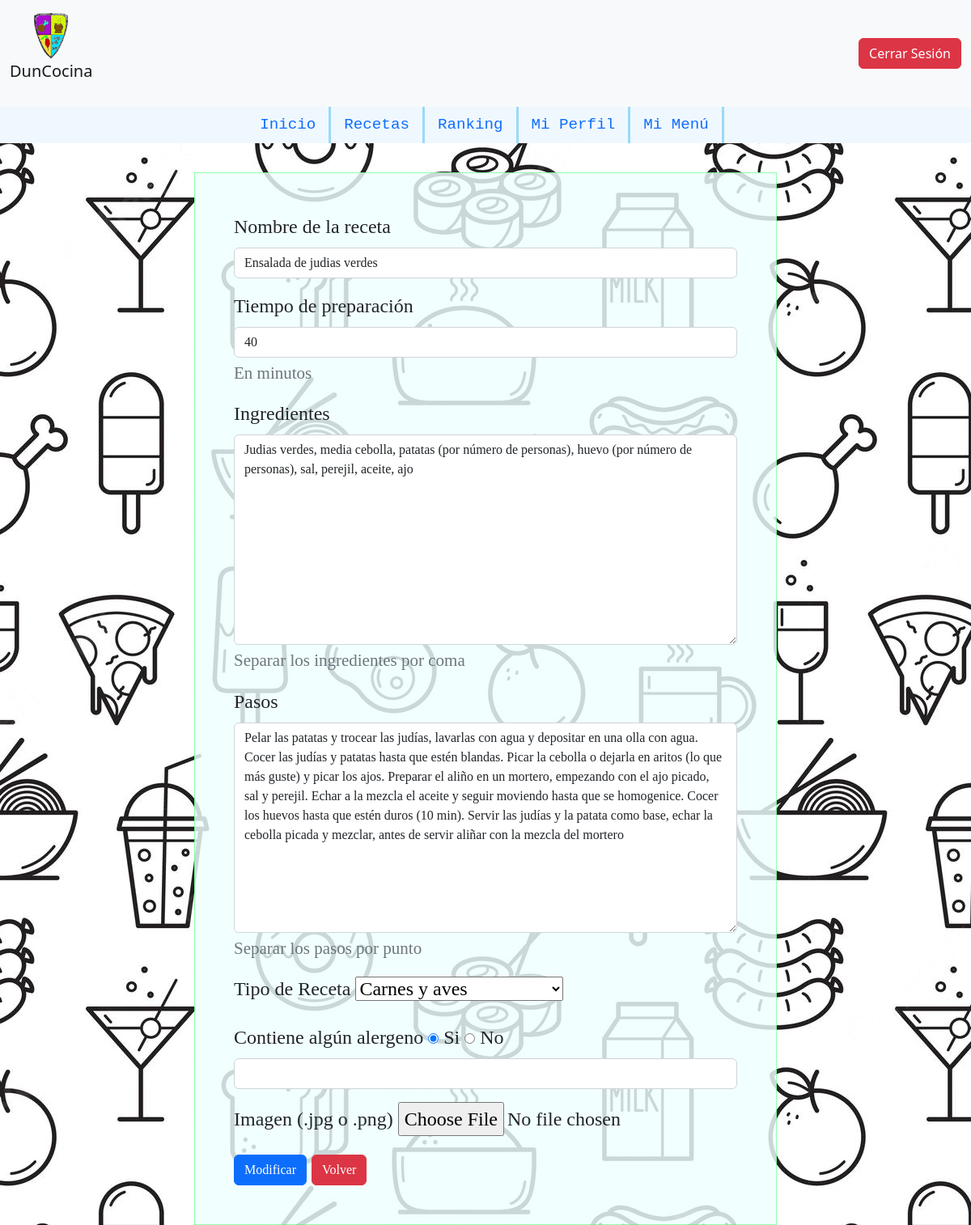
/php/editar_datos_receta.php?id_receta=4&id_user=3 (signed in), run on the app's committed database.
### tables this page shows
CREATE TABLE `receta` (
  `id_receta` int(3) NOT NULL,
  `id_user` int(2) NOT NULL,
  `nombre` varchar(50) NOT NULL,
  `imagen` varchar(350) NOT NULL,
  `tiempo` int(3) NOT NULL,
  `categoria` varchar(30) NOT NULL,
  `ingredientes` varchar(350) NOT NULL,
  `alergenos` varchar(50) DEFAULT NULL,
  `pasos` varchar(1000) NOT NULL,
  `fecha` date NOT NULL COMMENT 'Fecha de subida de la receta',
  `puntuacion` int(5) NOT NULL DEFAULT 0
);

### php/editar_datos_receta.php (the view, shortened to what this page needs)
<!DOCTYPE html>
<html lang="es">
<head>
    <link href="https://cdn.jsdelivr.net/npm/bootstrap@5.2.0/dist/css/bootstrap.min.css" rel="stylesheet">
    <link  rel="stylesheet" type="text/css" href="../estilos/estilos.css?1.1"/>
</head>
<body>
<?php
    require('./funciones.php');
    $conexion=conexion();
    $id_user=$_GET["id_user"];
    if(isset($_SESSION['id'])){
        if($_SESSION['id']=='01' || $_SESSION['id']==$id_user){
            $id_receta=$_GET["id_receta"];
            $r1=".";
            $e1="..";
            $e2=".";
            $i="../";
            echo insert_cab($r1,$i);
            echo insert_nav($e1,$e2);
            $sentencia="select nombre, tiempo,
                categoria, ingredientes, alergenos, pasos from receta where id_receta=?";
            $consulta=$conexion->prepare($sentencia);
            $consulta->bind_param("i",$id_receta);
            $consulta->bind_result($nombre, $tiempo,
                $categoria, $ingredientes, $alergenos, $pasos);
            $consulta->execute();
            echo'
            <main class="formulario" id="editar_receta">
                <form method="POST" action="#" enctype="multipart/form-data">
                    <div class="mb-3">
                        <label for="nombre_receta" class="form-label">Nombre de la receta</label>
                        <input type="text" name="nombre_receta" value="'.$nombre.'" class="form-control" id="nombre_receta" required>
                    </div>
                    <div class="mb-3">
                        <label for="tiempo" class="form-label">Tiempo de preparación</label>
                        <input type="number" name="tiempo" value="'.$tiempo.'" class="form-control" id="tiempo" required>
                        <div id="emailHelp" class="form-text">En minutos</div>
                    </div>
                    <div class="mb-3">
                        <label for="ingredientes" class="form-label">Ingredientes</label>
                        <textarea id="ingredientes" name="ingredientes" class="form-control" placeholder="Ejemplo: 12g de sal, 5 g de harina..." required>'.$ingredientes.'</textarea>
                        <div id="emailHelp" class="form-text">Separar los ingredientes por coma</div>
                    </div>
                    <div class="mb-3">
                        <label for="pasos" class="form-label">Pasos</label>
                        <textarea id="pasos" name="pasos" class="form-control" placeholder="Ejemplo: Picar verduras. Luego sofreir con aceite..." required>'.$pasos.'</textarea>
                        <div id="emailHelp" class="form-text">Separar los pasos por punto</div>
                    </div>
                    <div class="mb-3">
                        <label for="tipo" class="form-label">Tipo de Receta</label>
                        <select name="tipo" id="tipo" value="'.$categoria.'" required>
                            <option value="Carnes y aves">Carnes y aves</option>
                        </select>
                    </div>
                    <div class="mb-3">
                        <label for="alergeno" class="form-label">Contiene algún alergeno</label>
                        <input type="radio" id="si" name="hay_alergeno" value="Si" checked>
                        <label for="si">Si</label>
                        <input type="radio" id="no" name="hay_alergeno" value="No">
                        <label for="no">No</label><br>
                        <input type="text" name="alergeno" value="'.$alergenos.'" class="form-control" id="alergeno" aria-describedby="emailHelp">
                    </div>
                    <div class="mb-3">
                        <label  for="imagen" class="form-label">Imagen (.jpg o .png)</label>
                        <input type="file" name="imagen" id="imagen"><br>
                    </div>
                    <button type="submit" name="modificar" class="btn btn-primary">Modificar</button>
                    <a href="'.$e2.'/mi_perfil.php" class="btn btn-danger" role="button">Volver</a>
                </form>
            </main>
            ';
        }
    }
?>
</body>

### estilos/estilos.css (style rules this page uses)
html { min-height: 100%; position: relative; }
* { margin:0%; padding:0%; }
body { background-image: url("../imagenes/fondos/fondo1.webp"); width: 100%; height: 100%; margin: 0; }
main { margin-bottom: 30%; }
.formulario { background: rgba(240, 255, 255, 0.822); width: 50%; font-size: x-large; font-family: cursive; margin:auto; margin-top: 3%; }
#editar_receta { display: flex; flex-direction: column; padding: 4%; border: #32ff57 dotted 1px; margin-top: 3%; width: 60%; }
#editar_receta textarea { height: 260px; }

### data on the page
receta: nombre_receta "Ensalada de judias verdes", tiempo "40", ingredientes "Judias verdes, media cebolla, patatas (por número de personas), huevo (por número de personas), sal, perejil, aceite, ajo", pasos "Pelar las patatas y trocear las judías, lavarlas con agua y depositar en una olla con agua. Cocer las judías y patatas hasta que estén blandas. Picar la cebolla o dejarla en aritos (lo que más guste) y picar los ajos. Preparar el aliño en un mortero, empezando con el ajo picado, sal y perejil. Echar a la mezcla el aceite y seguir moviendo hasta que se homogenice. Cocer los huevos hasta que estén duros (10 min). Servir las judías y la patata como base, echar la cebolla picada y mezclar, antes de servir aliñar con la mezcla del mortero", tipo "Carnes y aves"
